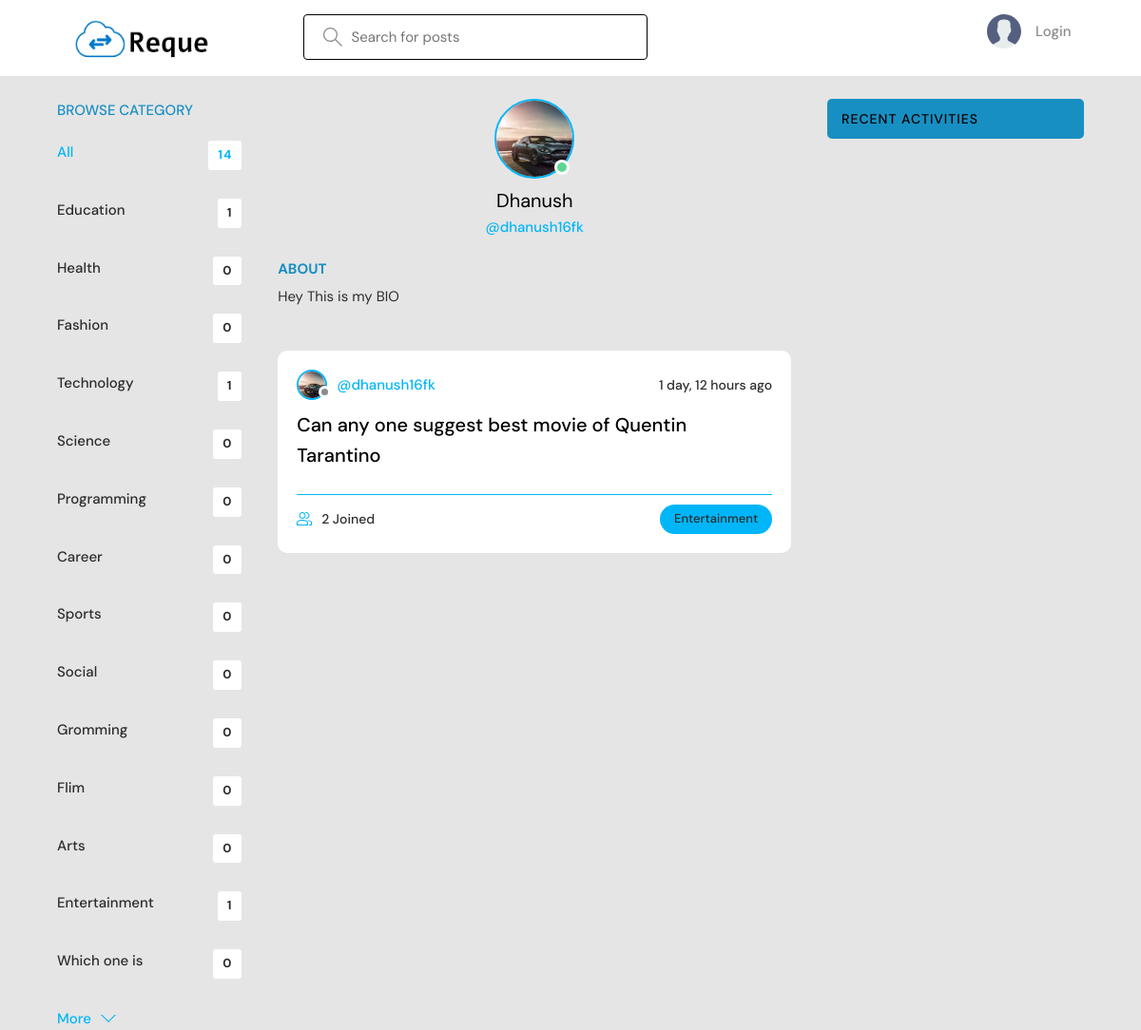
/profile/16/, run on the app's committed database.
### base/models.py (models this page shows, shortened)
class Topic(models.Model):
    name = models.CharField(max_length=200)

class User(AbstractUser):
    username = models.CharField(max_length=200,unique=True, null=True)
    name = models.CharField(max_length=200, null=True)
    email = models.EmailField(unique=True, null=True)
    bio = models.TextField(null=True)
    avatar = models.ImageField(null=True, default="avatar.svg")
    USERNAME_FIELD = 'email'
    REQUIRED_FIELDS = ['username']

class Room(models.Model):
    host = models.ForeignKey(User, on_delete=models.SET_NULL, null=True)
    topic = models.ForeignKey(Topic, on_delete=models.SET_NULL, null=True)
    name = models.CharField(max_length=200)
    description = models.TextField(null=True, blank=True)
    participants = models.ManyToManyField(User, related_name='participants', blank=True)
    updated = models.DateTimeField(auto_now=True)
    created = models.DateTimeField(auto_now_add=True)
    class Meta:
        ordering = ['-updated', '-created']

### base/views.py (the view)
# urls.py: path('profile/<str:pk>/', views.userProfile, name="user-profile"),
def userProfile(request, pk):
    user = User.objects.get(id=pk)
    rooms = user.room_set.all()
    room_messages = user.message_set.all()
    topics = Topic.objects.all()
    context = {'user': user, 'rooms': rooms,
               'room_messages': room_messages, 'topics': topics}
    return render(request, 'base/profile.html', context)

### base/templates/base/profile.html (shortened to what this page needs)
{% extends 'main.html' %}
{% block content %}
<main class="profile-page layout layout--3">
  <div class="container">
    {% include 'base/topics_component.html' %}
    <div class="roomList">
      <div class="profile">
        <div class="profile__avatar">
          <div class="avatar avatar--large active">
            <img src="{{user.avatar.url}}" />
          </div>
        </div>
        <div class="profile__info">
          <h3>{{user.name}}</h3>
          <p>@{{user.username}}</p>
        </div>
        <div class="profile__about">
          <h3>About</h3>
          <p>
            {{user.bio}}
          </p>
        </div>
      </div>
      {% include 'base/feed_component.html' %}
    </div>
    {% include 'base/activity_component.html' %}
  </div>
</main>
{% endblock content %}

### base/templates/base/topics_component.html
<div class="topics">
    <div class="topics__header">
        <h2>Browse Category</h2>
    </div>
    <ul class="topics__list">
        <li>
            <a href="{% url 'home' %}" class="active">All <span>{{topics.count}}</span></a>
        </li>
        {% for topic in topics %}
        <li>
            <a href="{% url 'home' %}?q={{topic.name}}">{{topic.name}}<span>{{topic.room_set.all.count}}</span></a>
        </li>
        {% endfor %}
    </ul>
    <a class="btn btn--link" href="{% url 'topics' %}">
        More
        <svg version="1.1" xmlns="http://www.w3.org/2000/svg" width="32" height="32" viewBox="0 0 32 32">
            <title>chevron-down</title>
            <path d="M16 21l-13-13h-3l16 16 16-16h-3l-13 13z"></path>
        </svg>
    </a>
</div>

### base/templates/base/feed_component.html (shortened to what this page needs)
{% for room in rooms %}
<div class="roomListRoom">
    <div class="roomListRoom__header">
        <a href="{% url 'user-profile' room.host.id %}" class="roomListRoom__author">
            <div class="avatar avatar--small">
                <img src="{{room.host.avatar.url}}" />
            </div>
            <span>@{{room.host.username}}</span>
        </a>
        <div class="roomListRoom__actions">
            <span>{{room.created|timesince}} ago</span>
        </div>
    </div>
    <div class="roomListRoom__content">
        <a href="{% url 'room' room.id %}">{{room.name}}</a>
    </div>
    <div class="roomListRoom__meta">
        <a href="{% url 'room' room.id %}" class="roomListRoom__joined">
            {{room.participants.all.count}} Joined
        </a>
        <p class="roomListRoom__topic">{{room.topic.name}}</p>
    </div>
</div>
{% endfor %}

### data on the page
Topic: name "Education", room_set.all.count "1"
Topic: name "Health", room_set.all.count "0"
Topic: name "Fashion", room_set.all.count "0"
Topic: name "Technology", room_set.all.count "1"
Topic: name "Science", room_set.all.count "0"
Topic: name "Programming", room_set.all.count "0"
Topic: name "Career", room_set.all.count "0"
Topic: name "Sports", room_set.all.count "0"
Topic: name "Social", room_set.all.count "0"
Topic: name "Gromming", room_set.all.count "0"
Topic: name "Flim", room_set.all.count "0"
Topic: name "Arts", room_set.all.count "0"
Topic: name "Entertainment", room_set.all.count "1"
Topic: name "Which one is", room_set.all.count "0"
User: avatar (picture), name "Dhanush", username "dhanush16fk", bio "Hey This is my BIO"
Room: host.avatar (picture), host.username "dhanush16fk", created "1 day, 12 hours", name "Can any one suggest best movie of Quentin Tarantino", participants.all.count "2", topic.name "Entertainment"

### other printed values
{{ topics.count }} "14"
